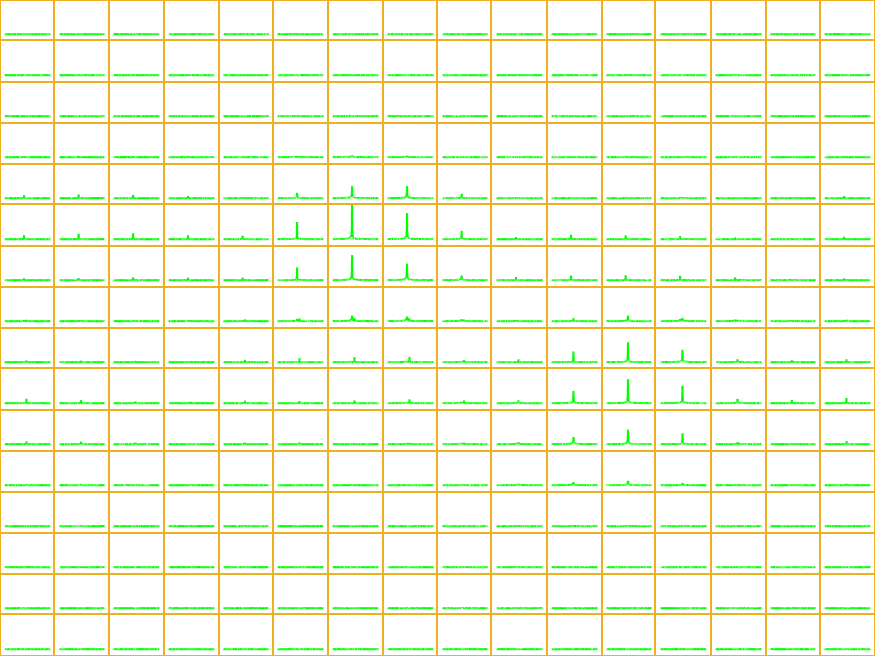
#> input picture ExampleData/20230516_144623_Water_and_DMSO_eppendorf_MAR02002_DMSO_and_water_eppendorf_CSI_reconstruction_1_1/10_CSI/tmp_img/SpectraTimePoint_1.png, 875 x 656 px, found by its file name
$ jupyter execute --allow-errors FullImageCSIOverlaySkeleton.ipynb
#> lines starting #> are read from the running program, lines starting #| are printed output that depends on the picture
[cell 1]
import numpy as np
import matplotlib.pyplot as plt
import scipy.io
from PIL import Image
import pydicom as dicom

[cell 2]
img = Image.open(r'C:\IBECPostDocDrive\2023_04_21_MatlabMRIDataProcessing\20230531_CSIFumarateResolutionTests\70_CSI32by16\tmp_img/SpectraTimePoint_1.png')
#> img is the input picture: PIL image 875x656 RGB; mean R, G, B 244.2, 248.5, 227.1
# imgMRI = Image.open(r'C:/IBECPostDocDrive/2023_04_21_MatlabMRIDataProcessing/20230517_151358_DGC_repeatMultiWellTestH2ODMSO_DGC_repeatMultiWellTestH2ODMSO_1_1/8/tmp_img/MRICut.png')
#> (the rest of this cell did not finish here and is left out)

#> (a cell that did not finish here is left out)

[cell 4]
np.shape(np.concatenate((np.zeros([10,20]), np.zeros([10,20]))))

[cell 5]
pp1 = np.zeros([int((42.6667)*4),256*4,4])
np.shape(pp1)

[cell 6]
pp2 = np.asarray(img.resize([256*4, 256*4-int((42.6667+256-213.3333)*4)]))
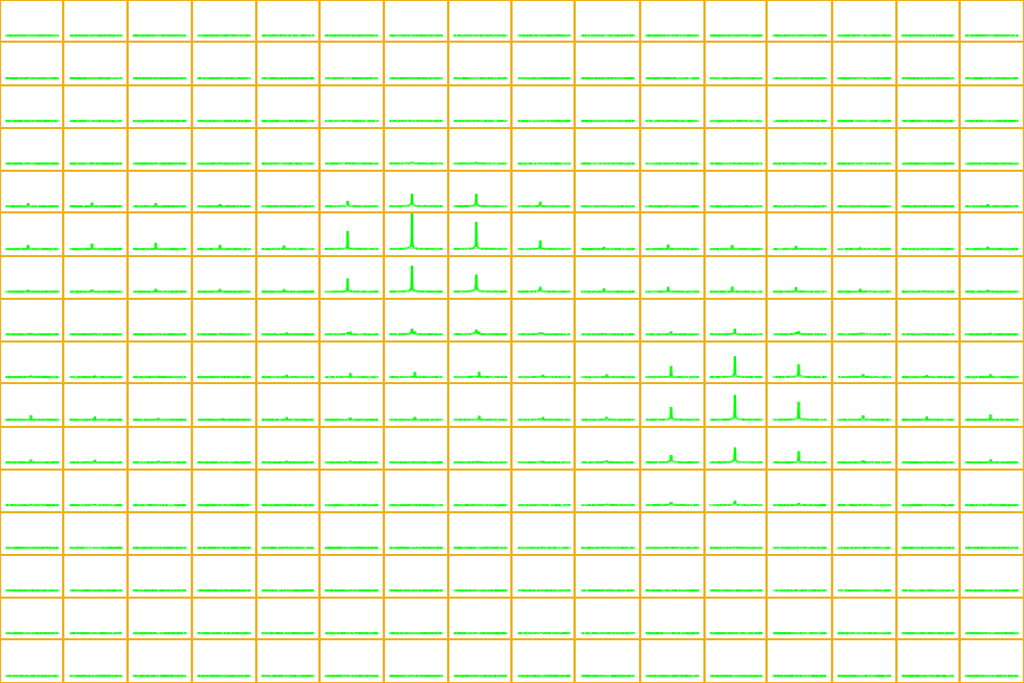
#> pp2: shape (683, 1024, 3); mean R, G, B 243.9, 248.2, 226.1
np.shape(pp2)
#> Out = (683, 1024, 3)

#> (a cell that did not finish here is left out)

#> (a cell that did not finish here is left out)

#> (a cell that did not finish here is left out)

[cell 10]
np.shape(img.resize([256*4, 256*4-int((42.6667+256-213.3333)*4)]))
#> Out = (683, 1024, 3)
